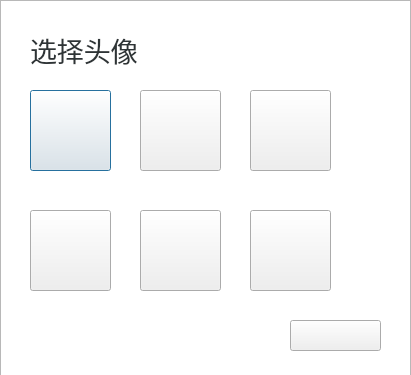
<?xml version="1.0" encoding="UTF-8"?>
<ui version="4.0">
 <class>changeavatar</class>
 <widget class="QDialog" name="changeavatar">
  <property name="geometry">
   <rect>
    <x>0</x>
    <y>0</y>
    <width>411</width>
    <height>375</height>
   </rect>
  </property>
  <property name="windowTitle">
   <string>Dialog</string>
  </property>
  <widget class="QPushButton" name="pushButton">
   <property name="geometry">
    <rect>
     <x>30</x>
     <y>90</y>
     <width>81</width>
     <height>81</height>
    </rect>
   </property>
   <property name="styleSheet">
    <string notr="true">border-image: url(:/img/touxiang1.png);</string>
   </property>
   <property name="text">
    <string/>
   </property>
  </widget>
  <widget class="QPushButton" name="pushButton_2">
   <property name="geometry">
    <rect>
     <x>140</x>
     <y>90</y>
     <width>81</width>
     <height>81</height>
    </rect>
   </property>
   <property name="styleSheet">
    <string notr="true">border-image: url(:/img/touxiang2.png);</string>
   </property>
   <property name="text">
    <string/>
   </property>
  </widget>
  <widget class="QPushButton" name="pushButton_3">
   <property name="geometry">
    <rect>
     <x>250</x>
     <y>90</y>
     <width>81</width>
     <height>81</height>
    </rect>
   </property>
   <property name="styleSheet">
    <string notr="true">border-image: url(:/img/touxiang3.png);</string>
   </property>
   <property name="text">
    <string/>
   </property>
  </widget>
  <widget class="QPushButton" name="pushButton_4">
   <property name="geometry">
    <rect>
     <x>30</x>
     <y>210</y>
     <width>81</width>
     <height>81</height>
    </rect>
   </property>
   <property name="styleSheet">
    <string notr="true">border-image: url(:/img/touxiang4.png);</string>
   </property>
   <property name="text">
    <string/>
   </property>
  </widget>
  <widget class="QPushButton" name="pushButton_5">
   <property name="geometry">
    <rect>
     <x>140</x>
     <y>210</y>
     <width>81</width>
     <height>81</height>
    </rect>
   </property>
   <property name="styleSheet">
    <string notr="true">border-image: url(:/img/touxiang5.png);</string>
   </property>
   <property name="text">
    <string/>
   </property>
  </widget>
  <widget class="QPushButton" name="pushButton_6">
   <property name="geometry">
    <rect>
     <x>250</x>
     <y>210</y>
     <width>81</width>
     <height>81</height>
    </rect>
   </property>
   <property name="styleSheet">
    <string notr="true">border-image: url(:/img/touxiang6.png);</string>
   </property>
   <property name="text">
    <string/>
   </property>
  </widget>
  <widget class="QListView" name="listView">
   <property name="geometry">
    <rect>
     <x>0</x>
     <y>0</y>
     <width>411</width>
     <height>381</height>
    </rect>
   </property>
   <property name="styleSheet">
    <string notr="true">border-image: url(:/img/changeavatar.png);</string>
   </property>
  </widget>
  <widget class="QLabel" name="label">
   <property name="geometry">
    <rect>
     <x>30</x>
     <y>30</y>
     <width>121</width>
     <height>41</height>
    </rect>
   </property>
   <property name="text">
    <string>&lt;html&gt;&lt;head/&gt;&lt;body&gt;&lt;p&gt;&lt;span style=&quot; font-size:20pt; color:#2e3436;&quot;&gt;选择头像&lt;/span&gt;&lt;/p&gt;&lt;/body&gt;&lt;/html&gt;</string>
   </property>
  </widget>
  <widget class="QPushButton" name="pushButton_7">
   <property name="geometry">
    <rect>
     <x>290</x>
     <y>320</y>
     <width>91</width>
     <height>31</height>
    </rect>
   </property>
   <property name="styleSheet">
    <string notr="true">border-image: url(:/img/yes.png);</string>
   </property>
   <property name="text">
    <string/>
   </property>
  </widget>
  <zorder>listView</zorder>
  <zorder>pushButton</zorder>
  <zorder>pushButton_2</zorder>
  <zorder>pushButton_3</zorder>
  <zorder>pushButton_4</zorder>
  <zorder>pushButton_5</zorder>
  <zorder>pushButton_6</zorder>
  <zorder>label</zorder>
  <zorder>pushButton_7</zorder>
 </widget>
 <resources/>
 <connections/>
</ui>
